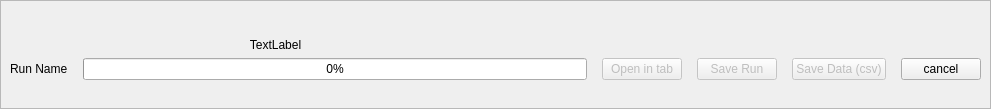
<?xml version="1.0" encoding="UTF-8"?>
<ui version="4.0">
 <class>Frame</class>
 <widget class="QFrame" name="Frame">
  <property name="geometry">
   <rect>
    <x>0</x>
    <y>0</y>
    <width>991</width>
    <height>109</height>
   </rect>
  </property>
  <property name="sizePolicy">
   <sizepolicy hsizetype="Minimum" vsizetype="Minimum">
    <horstretch>0</horstretch>
    <verstretch>0</verstretch>
   </sizepolicy>
  </property>
  <property name="minimumSize">
   <size>
    <width>860</width>
    <height>100</height>
   </size>
  </property>
  <property name="windowTitle">
   <string>Frame</string>
  </property>
  <property name="frameShape">
   <enum>QFrame::StyledPanel</enum>
  </property>
  <property name="frameShadow">
   <enum>QFrame::Raised</enum>
  </property>
  <widget class="QWidget" name="horizontalLayoutWidget">
   <property name="geometry">
    <rect>
     <x>10</x>
     <y>10</y>
     <width>971</width>
     <height>90</height>
    </rect>
   </property>
   <layout class="QHBoxLayout" name="horizontalLayout">
    <property name="spacing">
     <number>15</number>
    </property>
    <property name="topMargin">
     <number>28</number>
    </property>
    <item>
     <widget class="QLabel" name="label">
      <property name="text">
       <string>Run Name</string>
      </property>
     </widget>
    </item>
    <item>
     <widget class="QProgressBar" name="progressBar">
      <property name="value">
       <number>0</number>
      </property>
     </widget>
    </item>
    <item>
     <widget class="QPushButton" name="openTab_button">
      <property name="enabled">
       <bool>false</bool>
      </property>
      <property name="text">
       <string>Open in tab</string>
      </property>
     </widget>
    </item>
    <item>
     <widget class="QPushButton" name="save_run">
      <property name="enabled">
       <bool>false</bool>
      </property>
      <property name="text">
       <string>Save Run</string>
      </property>
     </widget>
    </item>
    <item>
     <widget class="QPushButton" name="save_data">
      <property name="enabled">
       <bool>false</bool>
      </property>
      <property name="text">
       <string>Save Data (csv)</string>
      </property>
     </widget>
    </item>
    <item>
     <widget class="QPushButton" name="cancel_button">
      <property name="text">
       <string>cancel</string>
      </property>
     </widget>
    </item>
   </layout>
  </widget>
  <widget class="QLabel" name="progress_label">
   <property name="geometry">
    <rect>
     <x>30</x>
     <y>30</y>
     <width>491</width>
     <height>30</height>
    </rect>
   </property>
   <property name="text">
    <string>TextLabel</string>
   </property>
   <property name="alignment">
    <set>Qt::AlignCenter</set>
   </property>
   <property name="wordWrap">
    <bool>false</bool>
   </property>
  </widget>
 </widget>
 <resources/>
 <connections/>
</ui>
